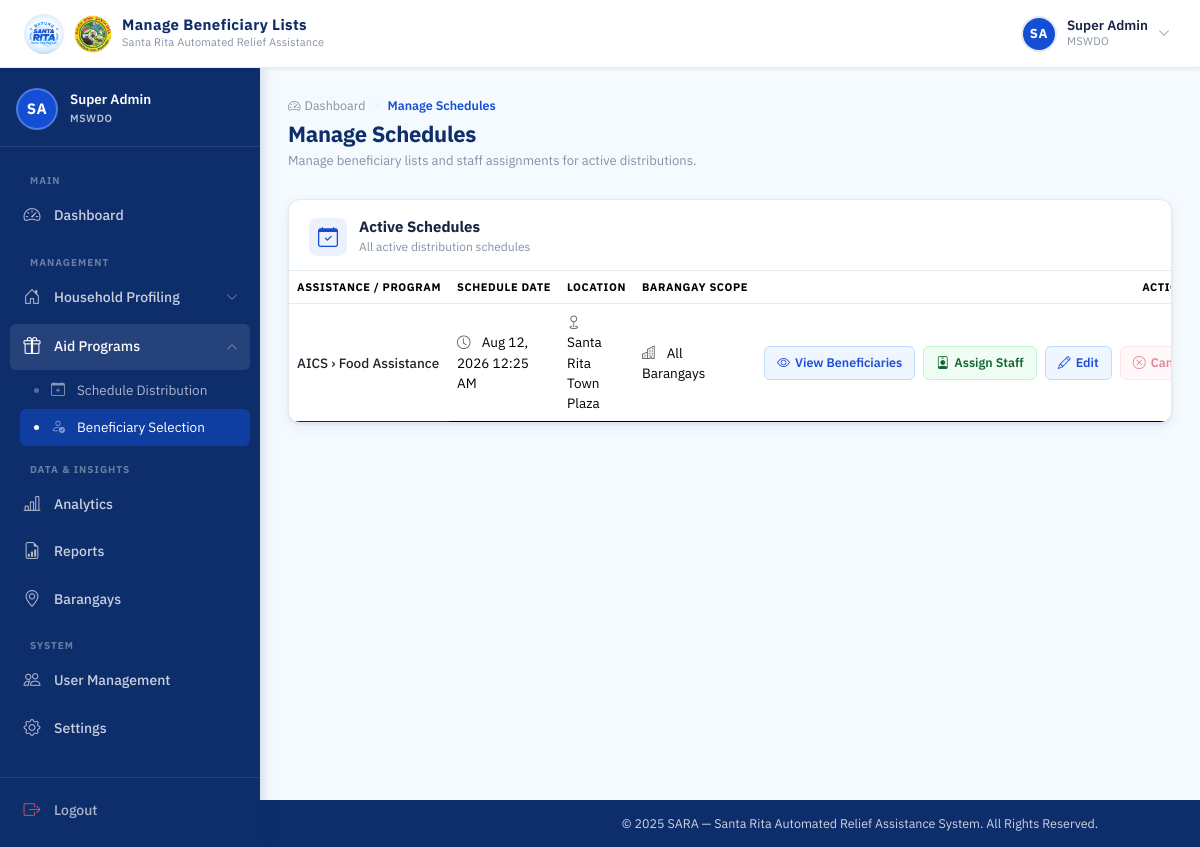
The page /mswdo/beneficiary-selection/ (signed in) on the database as committed earlier.
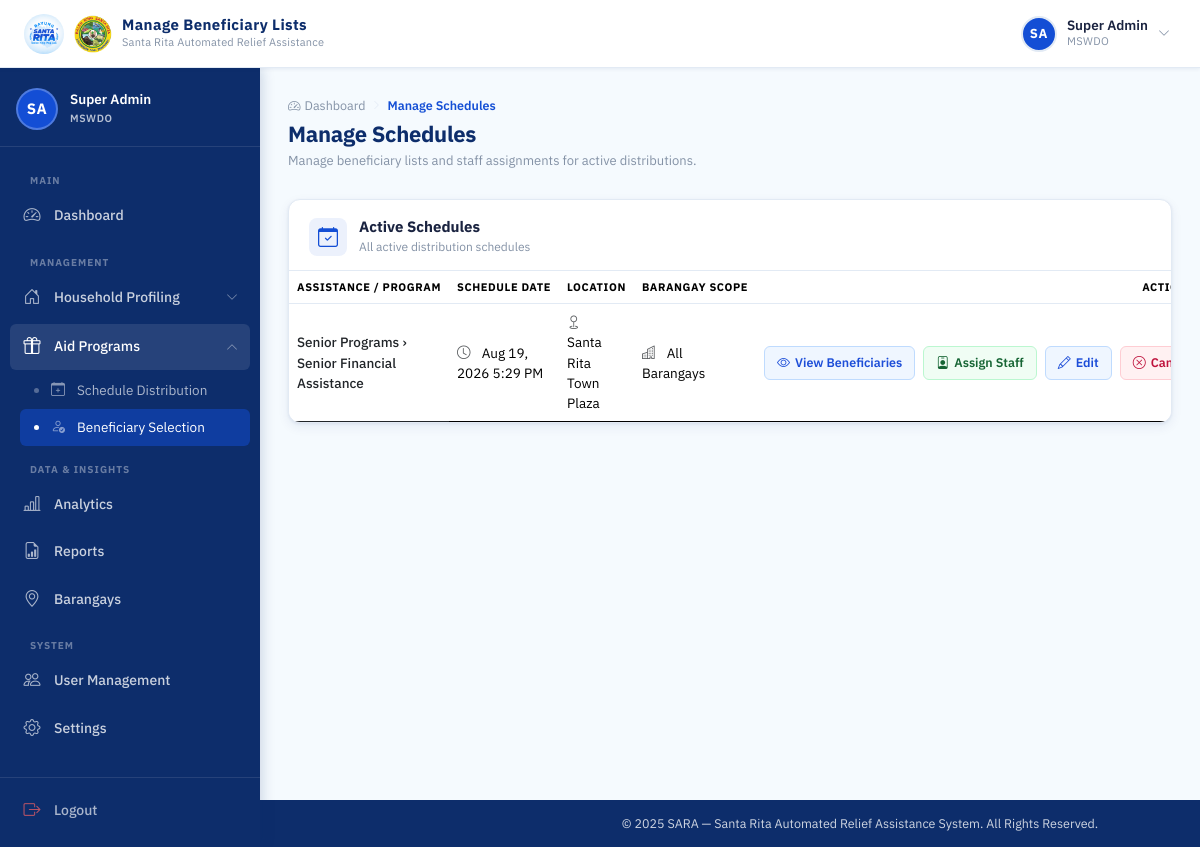
The same page on the database as committed later.
### distribution/models.py (models this page shows, shortened)
class AidSchedule(models.Model):
    PRIORITIZATION_CHOICES = [
        ('LOWEST_INCOME_FIRST', 'Lowest Income First'),
        ('TYPHOON_PRIORITY', 'Typhoon/Vulnerability Priority'),
        ('DAYS_SINCE_LAST_ASSISTANCE', 'Longest Time Since Last Assistance'),
        ('SPECIAL_CATEGORY', 'Special Category (PWD/Senior/Solo Parent)'),
    ]
    assistance = models.ForeignKey(
        Assistance,
        on_delete=models.SET_NULL,
        null=True,
        blank=True,
        related_name='schedules'
    )
    budget = models.DecimalField(max_digits=12, decimal_places=2, default=0.00)
    per_beneficiary_amount = models.DecimalField(max_digits=10, decimal_places=2, default=0.00)
    prioritization_strategy = models.CharField(
        max_length=30,
        choices=PRIORITIZATION_CHOICES,
        default='LOWEST_INCOME_FIRST',
        help_text="Strategy used to rank eligible beneficiaries when generating the beneficiary list."
    )
    schedule_datetime = models.DateTimeField()
    is_finished = models.BooleanField(default=False)
    finished_at = models.DateTimeField(null=True, blank=True)
    finished_by = models.ForeignKey(settings.AUTH_USER_MODEL, on_delete=models.SET_NULL, null=True, related_name='+')
    finish_reason = models.CharField(
        max_length=20,
        choices=(('COMPLETED', 'All Beneficiaries Claimed'), ('FORCED', 'Manually Ended (Incomplete)'), ('CANCELLED', 'Cancelled')),
        blank=True
    )
    location = models.CharField(max_length=255)
    location_lat = models.DecimalField(
        max_digits=10,
        decimal_places=7,
        null=True,
        blank=True,
        help_text="Latitude coordinate of the distribution location"
    )
    location_lng = models.DecimalField(
        max_digits=10,
        decimal_places=7,
        null=True,
        blank=True,
        help_text="Longitude coordinate of the distribution location"
    )
    barangay = models.ForeignKey(
        Barangay,
        on_delete=models.CASCADE,
        null=True,
        blank=True
    )
    is_active = models.BooleanField(default=True)
    created_at = models.DateTimeField(auto_now_add=True)
    created_by = models.ForeignKey(
        settings.AUTH_USER_MODEL,
        on_delete=models.SET_NULL,
        null=True,
        blank=True,
        related_name='created_schedules'
    )
    updated_at = models.DateTimeField(auto_now=True)
    last_edited_by = models.ForeignKey(
        settings.AUTH_USER_MODEL,
        on_delete=models.SET_NULL,
        null=True,
        blank=True,
        related_name='+'
    )

### programs/models.py (models this page shows, shortened)
class Assistance(models.Model):
    BENEFICIARY_TYPE = [
        ('individual', 'Individual'),
        ('family', 'Family'),
    ]
    AID_TYPE_CHOICES = (
        ('CASH', 'Cash Assistance'),
        ('GOODS', 'Goods-in-Kind (rice, noodles, canned goods, etc.)'),
    )
    PRIORITIZATION_CHOICES = (
        ('LOWEST_INCOME_FIRST', 'Lowest Income First'),
        ('TYPHOON_PRIORITY', 'Typhoon/Vulnerability Priority'),
        ('RANDOM', 'Random Among Eligible'),
    )
    program = models.ForeignKey(
        Program,
        on_delete=models.CASCADE,
        related_name='assistances'
    )
    aid_category = models.ForeignKey(
        AidCategory,
        on_delete=models.CASCADE,
        related_name='assistances'
    )
    beneficiary_type = models.CharField(
        max_length=20,
        choices=BENEFICIARY_TYPE,
        default='family'
    )
    prioritization_strategy = models.CharField(
        max_length=30, choices=PRIORITIZATION_CHOICES, default='LOWEST_INCOME_FIRST',
        help_text="How to rank eligible beneficiaries when there are more eligible than available slots."
    )
    aid_type = models.CharField(
        max_length=10, choices=AID_TYPE_CHOICES, default='CASH',
        help_text="Used by the Rotation Eligibility rule to alternate beneficiaries between cash and goods-based aid across distribution cycles."
    )
    minimum_age = models.PositiveIntegerField(
        null=True,
        blank=True,
        help_text="Leave blank if no age requirement."
    )
    requires_pwd = models.BooleanField(default=False)
    requires_solo_parent = models.BooleanField(default=False)
    requires_senior_citizen = models.BooleanField(default=False)
    is_active = models.BooleanField(default=True)
    created_at = models.DateTimeField(auto_now_add=True)
    class Meta:
        ordering = ['program', 'aid_category']
        unique_together = ('program', 'aid_category', 'beneficiary_type')

class Program(models.Model):
    name = models.CharField(max_length=100, unique=True)
    description = models.TextField(blank=True, null=True)
    is_active = models.BooleanField(default=True)
    created_at = models.DateTimeField(auto_now_add=True)
    class Meta:
        ordering = ['name']

class AidCategory(models.Model):
    program = models.ForeignKey(
        Program,
        on_delete=models.CASCADE,
        related_name='aid_categories'
    )
    name = models.CharField(max_length=100)
    description = models.TextField(blank=True, null=True)
    is_active = models.BooleanField(default=True)
    class Meta:
        ordering = ['name']
        unique_together = ('program', 'name')

### distribution/views.py (the view)
# urls.py: path('mswdo/beneficiary-selection/', views.beneficiary_selection_landing, name='beneficiary_selection_landing'),
@login_required
@session_protected
@mswdo_or_staff_required
def beneficiary_selection_landing(request):
    from django.db.models import Exists, OuterRef
    from distribution.models import AidClaim
    schedules = AidSchedule.objects.filter(
        is_active=True,
        is_finished=False
    ).select_related(
        'assistance', 'assistance__program', 'assistance__aid_category'
    ).annotate(
        has_claims=Exists(AidClaim.objects.filter(schedule=OuterRef('pk')))
    ).order_by('-schedule_datetime')
    return render(request, 'distribution/beneficiary_selection_landing.html', {
        'schedules': schedules,
    })

### accounts/context_processors.py (called while the page is built)
def auth_required(request):
    return {
        'requires_auth': request.user.is_authenticated
    }

### distribution/templates/distribution/beneficiary_selection_landing.html (shortened to what the changed rows need)
{% extends 'base.html' %}
{% load static %}
{% block css %}
<link rel="stylesheet" href="{% static 'css/mswdo_dashboard.css' %}">
<link rel="stylesheet" href="{% static 'css/barangay_accounts.css' %}">
{% endblock %}
{% block content %}
<div class="dash-page-header">
  <div>
    <h1 class="dash-page-title">Manage Schedules</h1>
  </div>
</div>
<div class="dash-panel">
  <div class="dash-panel__header">
    <div class="dash-panel__header-left">
      <div>
        <h2 class="dash-panel__title">Active Schedules</h2>
      </div>
    </div>
  </div>
  <div class="dash-panel__body p-0">
    <div class="table-responsive">
      <table class="table acct-table mb-0">
        <thead>
          <tr>
            <th class="acct-th" style="width: 25%;">Assistance / Program</th>
            <th class="acct-th">Schedule Date</th>
            <th class="acct-th">Location</th>
            <th class="acct-th">Barangay Scope</th>
            <th class="acct-th text-end pe-4">Action</th>
          </tr>
        </thead>
        <tbody>
          {% for sched in schedules %}
          <tr class="acct-row">
            <td class="acct-td fw-medium text-dark">
              {% if sched.assistance %}
                {{ sched.assistance.program.name }} › {{ sched.assistance.aid_category.name }}
              {% else %}
                N/A
              {% endif %}
            </td>
            <td class="acct-td">
              <i class="bi bi-clock text-muted me-2"></i>
              {{ sched.schedule_datetime|date:"M d, Y g:i A" }}
            </td>
            <td class="acct-td">
              <i class="bi bi-geo text-muted me-2"></i>
              {{ sched.location }}
            </td>
            <td class="acct-td">
              <i class="bi bi-buildings text-muted me-2"></i>
              {{ sched.barangay|default:"All Barangays" }}
            </td>
            <td class="acct-td acct-td--actions">
              <div class="acct-actions">
                {% if sched.budget > 0 %}
                  {% if sched.beneficiary_list %}
                  <a href="{% url 'review_beneficiaries' sched.id %}" class="acct-btn acct-btn--edit">
                    <i class="bi bi-eye"></i><span>View Beneficiaries</span>
                  </a>
                  {% else %}
                  <a href="{% url 'generate_beneficiaries' sched.id %}" class="acct-btn acct-btn--edit">
                    <i class="bi bi-person-check"></i><span>Generate Beneficiaries</span>
                  </a>
                  {% endif %}
                {% else %}
                  <span class="badge bg-light text-muted" style="font-size: 0.75rem;" title="No budget allocated for beneficiary generation">Not yet generated</span>
                {% endif %}
                <a href="{% url 'assign_staff' sched.id %}" class="acct-btn acct-btn--activate">
                  <i class="bi bi-person-badge"></i><span>Assign Staff</span>
                </a>
                {% if request.user.role == 'MSWDO' %}
                  <a href="{% url 'edit_schedule' sched.id %}" class="acct-btn acct-btn--edit" title="Edit Schedule">
                    <i class="bi bi-pencil"></i><span>Edit</span>
                  </a>
                  {% if sched.has_claims %}
                  <button class="acct-btn acct-btn--delete" disabled title="Cannot cancel a schedule with processed claims. Use Finish Distribution instead." style="opacity: 0.5; cursor: not-allowed;">
                    <i class="bi bi-x-circle"></i><span>Cancel</span>
                  </button>
                  {% else %}
                  <button type="button" class="acct-btn acct-btn--delete" onclick="showCancelModal({{ sched.id }}, {% if sched.beneficiary_list %}true{% else %}false{% endif %})" title="Cancel Schedule">
                    <i class="bi bi-x-circle"></i><span>Cancel</span>
                  </button>
                  {% endif %}
                {% endif %}
              </div>
            </td>
          </tr>
          {% endfor %}
        </tbody>
      </table>
    </div>
  </div>
</div>
{% endblock %}

Rows that differ between the two databases and show on the page:
no longer on this page (row edited): AidSchedule: assistance.program.name "AICS", assistance.aid_category.name "Food Assistance", schedule_datetime "Aug 12, 2026 12:25 AM", location "Santa Rita Town Plaza", barangay "All Barangays", budget 5000 (drawn), shows "Cancel"
added AidSchedule: assistance.program.name "Senior Programs", assistance.aid_category.name "Senior Financial Assistance", schedule_datetime "Aug 19, 2026 5:29 PM", location "Santa Rita Town Plaza", barangay "All Barangays", budget 5000 (drawn)
